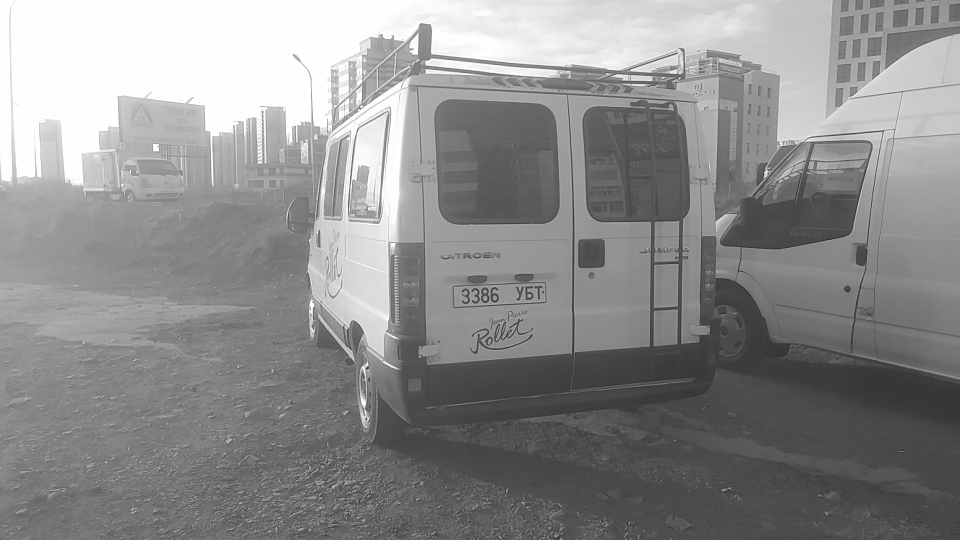
#> input picture samples/sample_single_line.jpg, 1920 x 1080 px (shown at 1/2 size)
$ python -i synth_plates.py   (imports and definitions only)
#> lines starting #> are read from the running program, lines starting #| are printed output that depends on the picture
#> further down, picture is the input picture: shape (1080, 1920, 3); min 16, max 255, mean 140.9
"""Synthetic Mongolian plate generator for CRNN pre-training.

Renders single-line (520x110) and two-line (square) plates with the red Soyombo
emblem, the MNG oval, several DIN/Roboto-like fonts, then applies heavy photometric
and geometric augmentation.  Emits text-line crops + labels:
  full single-line plate  -> "1234УБА"
  two-line plate top line -> "1234"
  two-line plate bottom   -> "УБА"
"""
import os, sys, random, glob, json, argparse
import numpy as np, cv2
from PIL import Image, ImageDraw, ImageFont
sys.path.insert(0, os.path.dirname(os.path.dirname(os.path.abspath(__file__))))
from mn_alpr.charset import LETTERS
from mn_alpr.plate_rules import REGION_CODES, SERIAL_LETTERS

FONT_DIR = "assets/fonts"
FONT_FILES = [f for f in glob.glob(f"{FONT_DIR}/*.ttf")]
REGION_W = {"УБ": 40, "УН": 25, "УА": 6, "УЕ": 4, "УК": 3}
# [2 lines not run here, left out]
REG_KEYS, REG_P = list(REGION_W), np.array(list(REGION_W.values()), float)
# [1 line not run here, left out]


# [85 lines left out: functions load_font, rand_text, draw_soyombo, render_single, render_two_line, not called in this run]


def augment(img):
    a = np.array(img)[:, :, ::-1].copy()  # BGR
    h, w = a.shape[:2]
#> h = 1080; w = 1920
    # random margin / crop jitter (detector box imprecision)
    pad = [int(random.uniform(-0.04, 0.12) * s) for s in (h, h, w, w)]
#> pad = [102, 87, 52, 2]
    border = [int(x) for x in np.random.randint(60, 200, 3)]
    a = cv2.copyMakeBorder(a, max(0, pad[0]), max(0, pad[1]), max(0, pad[2]), max(0, pad[3]), cv2.BORDER_CONSTANT, value=border)
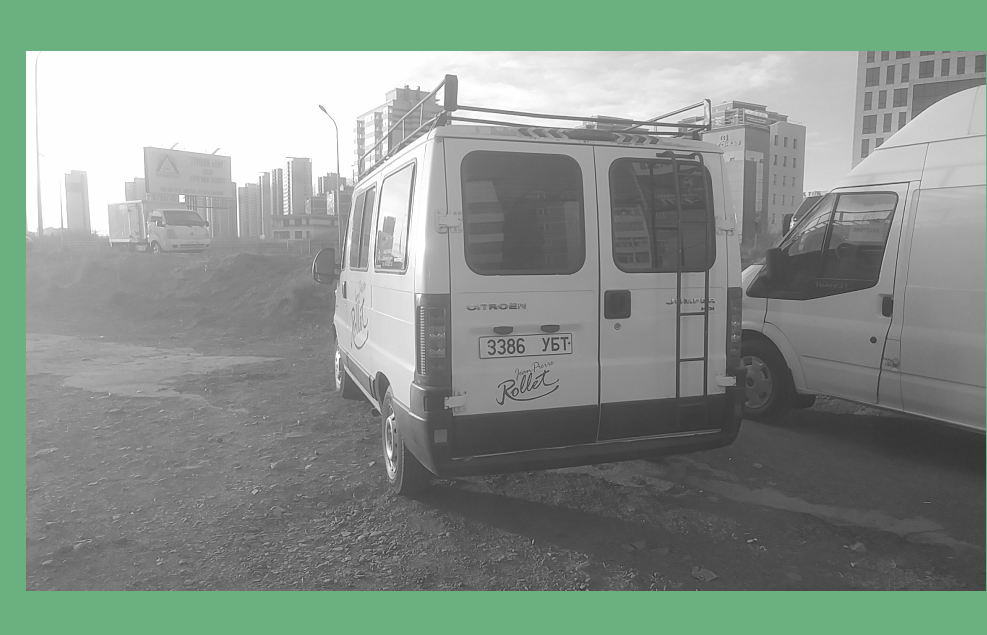
#> a: shape (1269, 1974, 3) (shown at 1/2 size); mean R, G, B 135.1, 147.1, 138.5
    h, w = a.shape[:2]
#> h = 1269; w = 1974
    cy0, cy1 = max(0, -pad[0]), h - max(0, -pad[1]); cx0, cx1 = max(0, -pad[2]), w - max(0, -pad[3])
#> after `cy0, cy1 = (max(0, -pad[0]), h - max(0, -pad[1]))`: cy0 = 0; cy1 = 1269
#> after `cx0, cx1 = (max(0, -pad[2]), w - max(0, -pad[3]))`: cx0 = 0; cx1 = 1974
    a = a[cy0:cy1, cx0:cx1]; h, w = a.shape[:2]
    # perspective + rotation
    if random.random() < 0.8:
        dx, dy = 0.08 * w, 0.12 * h
#> dx = 157.9; dy = 152.3
        src = np.float32([[0, 0], [w, 0], [w, h], [0, h]])
        dst = src + np.float32([[random.uniform(-dx, dx), random.uniform(-dy, dy)] for _ in range(4)])
        M = cv2.getPerspectiveTransform(src, dst)
        a = cv2.warpPerspective(a, M, (w, h), borderMode=cv2.BORDER_REPLICATE)
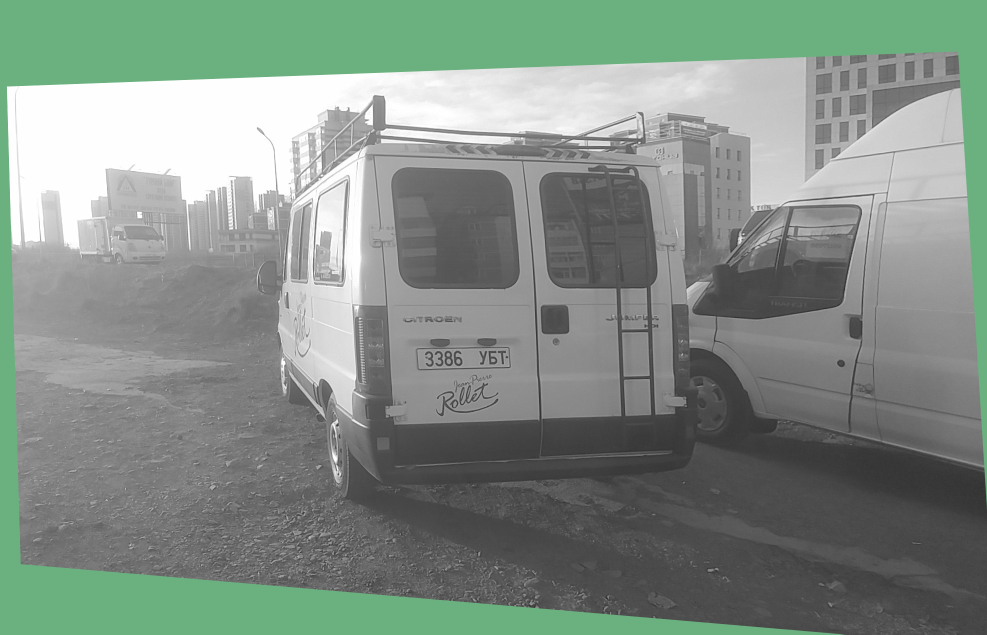
#> a: shape (1269, 1974, 3) (shown at 1/2 size); mean R, G, B 131.3, 143.8, 134.9
    if random.random() < 0.7:
        ang = random.uniform(-8, 8)
        M = cv2.getRotationMatrix2D((w / 2, h / 2), ang, 1.0)
        a = cv2.warpAffine(a, M, (w, h), borderMode=cv2.BORDER_REPLICATE)
    # resolution loss
    th = random.choice([14, 16, 20, 24, 24, 28, 32, 32, 40, 48, 64])
    a = cv2.resize(a, (max(8, int(w * th / h)), th), interpolation=random.choice([cv2.INTER_AREA, cv2.INTER_LINEAR]))
#> a: shape (48, 74, 3)
    # photometric
    a = a.astype(np.float32)
    a = a * random.uniform(0.55, 1.25) + random.uniform(-35, 35)
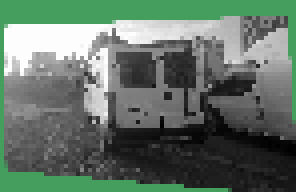
#> a: shape (48, 74, 3) float32 (shown 4 times larger); mean R, G, B 164.8, 180.1, 169.2; drawn with min black and max white
    a += np.random.uniform(-15, 15, 3)[None, None, :]  # colour cast
    if random.random() < 0.5:  # gamma
        a = 255 * (np.clip(a, 0, 255) / 255) ** random.uniform(0.6, 1.6)
    if random.random() < 0.4:  # shadow band
        hh, ww = a.shape[:2]; x0 = random.randint(0, ww); x1 = random.randint(0, ww)
        mask = np.zeros((hh, ww), np.float32); cv2.fillPoly(mask, [np.int32([[x0, 0], [x1, 0], [x1 + 30, hh], [x0 - 30, hh]])], 1)
        a = a * (1 - 0.5 * mask[:, :, None])
    if random.random() < 0.3:  # dirt spots
        for _ in range(random.randint(1, 5)):
            hh, ww = a.shape[:2]; cv2.circle(a, (random.randint(0, ww), random.randint(0, hh)), random.randint(1, 4), [random.uniform(20, 120)] * 3, -1)
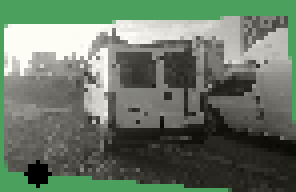
#> a: shape (48, 74, 3) float32 (shown 4 times larger); mean R, G, B 174.8, 189.5, 172.1; drawn with min black and max white
    a += np.random.normal(0, random.uniform(0, 12), a.shape)
    a = np.clip(a, 0, 255).astype(np.uint8)
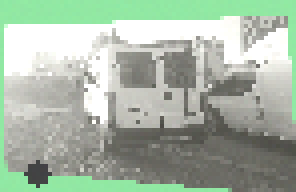
#> a: shape (48, 74, 3) (shown 4 times larger); mean R, G, B 167.6, 182.4, 165.9
    if random.random() < 0.5:
        k = random.choice([3, 5]); a = cv2.GaussianBlur(a, (k, k), 0)
#> after `k = random.choice([3, 5])`: k = 3
#> after `a = cv2.GaussianBlur(a, (k, k), 0)`:
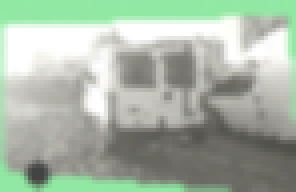
#> a: shape (48, 74, 3) (shown 4 times larger); mean R, G, B 167.9, 182.2, 166
    if random.random() < 0.3:  # motion blur
        k = random.choice([3, 5, 7]); ker = np.zeros((k, k)); ker[k // 2, :] = 1 / k
        a = cv2.filter2D(a, -1, ker)
    if random.random() < 0.6:
        q = random.randint(30, 90); _, enc = cv2.imencode(".jpg", a, [cv2.IMWRITE_JPEG_QUALITY, q]); a = cv2.imdecode(enc, 1)
#> after `q = random.randint(30, 90)`: q = 85
#> after `_, enc = cv2.imencode('.jpg', a, [cv2.IMWRITE_JPEG_QUALITY, q])`: enc = 1557 values, max 255 at index 0, min 0 at index 4, mean 112
#> after `a = cv2.imdecode(enc, 1)`:
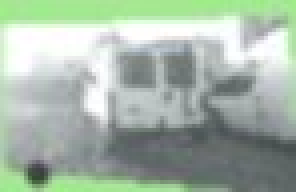
#> a: shape (48, 74, 3) (shown 4 times larger); mean B, G, R 167.8, 182.2, 165.7
    if random.random() < 0.15:
        a = cv2.cvtColor(cv2.cvtColor(a, cv2.COLOR_BGR2GRAY), cv2.COLOR_GRAY2BGR)
    return a


# [23 lines left out: function main, not called in this run]


# [2 lines not run here, left out]

>>> import cv2
>>> picture = cv2.imread('../samples/sample_single_line.jpg')
>>> result = augment(picture)

$ run again, on samples/sample_mlub_crop.png
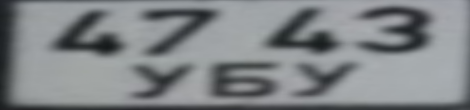
#> input picture samples/sample_mlub_crop.png, 470 x 110 px
#> picture is the input picture: shape (110, 470, 3); mean B, G, R 135.5, 133, 129.2
#> after the loop in augment, `for _ in range(random.randint(1, 5)):`:
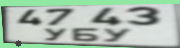
#> a: shape (48, 180, 3) float32; mean R, G, B 169.9, 187.2, 173.5
#> k = 3
#> q = 85
#> enc = 2515 values, max 255 at index 0, min 0 at index 4, mean 120
#> in augment, `a = cv2.imdecode(enc, 1)`:
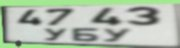
#> a: shape (48, 180, 3); mean B, G, R 169.5, 186.5, 173.2
